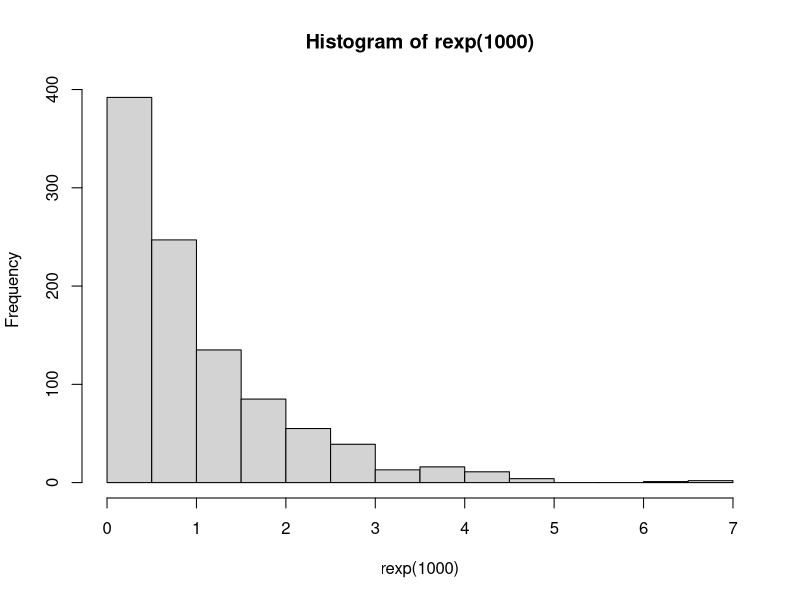

Recreate this plot in R.
## ---- chunk 1
knitr::opts_chunk$set(echo = TRUE)
## ---- chunk 2
hist(rexp(1000))
